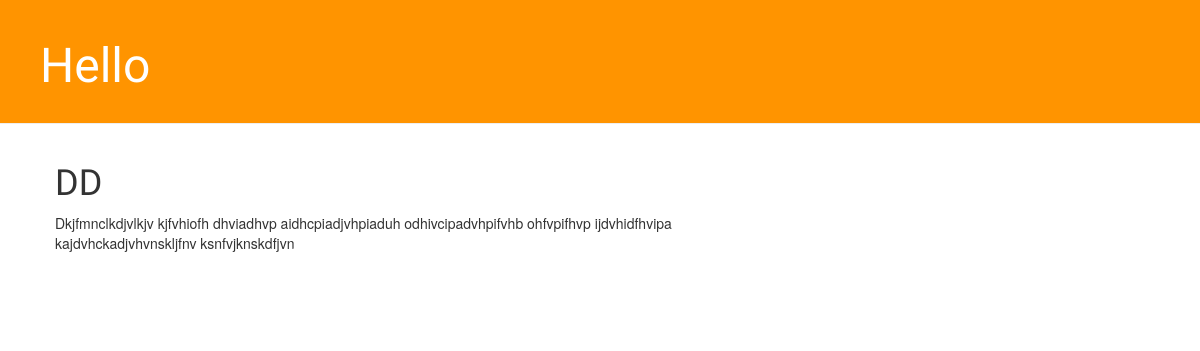
Page /post/6/ on the committed database.
### app/models.py (models this page shows, shortened)
class Post(models.Model):
    author = models.ForeignKey('auth.User', on_delete=models.CASCADE)
    title = models.CharField(max_length=200)
    text = models.TextField()
    created_date = models.DateTimeField(
        default=timezone.now)
    published_date = models.DateTimeField(
        blank=True, null=True)

### app/views.py (the view)
# urls.py: url(r'^post/(?P<pk>[0-9]+)/$', views.post_detail, name='post_detail'),
def post_detail (request, pk):
    post=get_object_or_404(Post, pk=pk)
    return render(request, 'app/post_detail.html', {"post": post})

### app/templates/app/post_detail.html (shortened to what this page needs)
{% extends 'app/base.html' %}
{% block content %}
    <div class="post">
        <h1>{{ post.title }}</h1>
        <p>{{ post.text|linebreaksbr }}</p>
    </div>
{% endblock %}

### app/static/css/main.css (style rules this page uses)
h1, h2, h3, h4 { font-family: 'Lobster', cursive; }
.post { margin-bottom: 70px; }

### rows in the picture
Post: title "DD", text "Dkjfmnclkdjvlkjv kjfvhiofh dhviadhvp aidhcpiadjvhpiaduh odhivcipadvhpifvhb ohfvpifhvp ijdvhidfhvipa kajdvhckadjvhvnskljfnv ksnfvjknskdfjvn"
